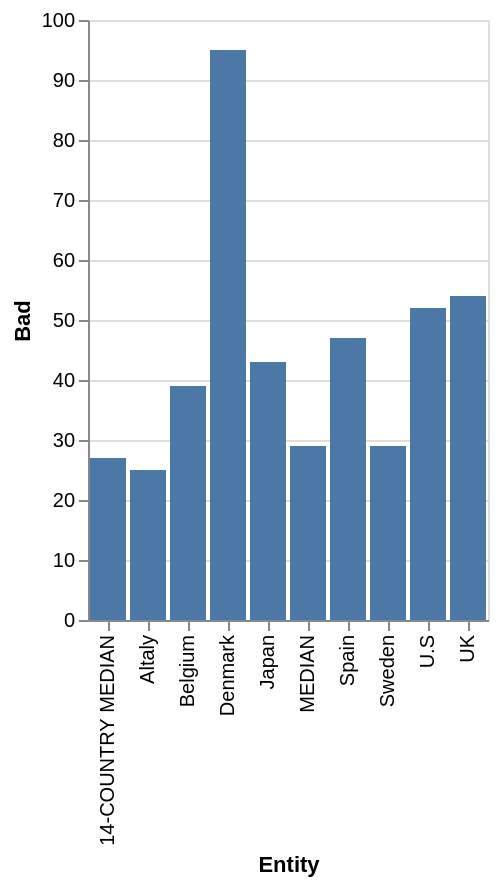

Here is the Vega-Lite specification saved for this chart:
### Vega-Lite specification from a JSON file in a GitHub repository (floating-point values rounded to 4 significant figures)
{"$schema": "https://vega.github.io/schema/vega-lite/v5.json", "description": "Bar chart auto-generated from CSV", "data": {"values": [{"Entity": "14-COUNTRY MEDIAN", "Bad": "27.0", "Good": "73.0"}, {"Entity": "Japan", "Bad": "43.0", "Good": "55.0"}, {"Entity": "Australia South Korea", "Bad": "nan", "Good": "86.0"}, {"Entity": "MEDIAN", "Bad": "29.0", "Good": "nan"}, {"Entity": "UK", "Bad": "54.0", "Good": "46.0"}, {"Entity": "Spain", "Bad": "47.0", "Good": "54.0"}, {"Entity": "France", "Bad": "nan", "Good": "59.0"}, {"Entity": "Belgium", "Bad": "39.0", "Good": "6.0"}, {"Entity": "Sweden", "Bad": "29.0", "Good": "nan"}, {"Entity": "Altaly", "Bad": "25.0", "Good": "nan"}, {"Entity": "Germany Netherlands", "Bad": "nan", "Good": "nan"}, {"Entity": "Denmark", "Bad": "95.0", "Good": "95.0"}, {"Entity": "U.S", "Bad": "52.0", "Good": "nan"}, {"Entity": "Canada", "Bad": "nan", "Good": "88.0"}]}, "mark": "bar", "encoding": {"x": {"field": "Entity", "type": "ordinal"}, "y": {"field": "Bad", "type": "quantitative"}}}
